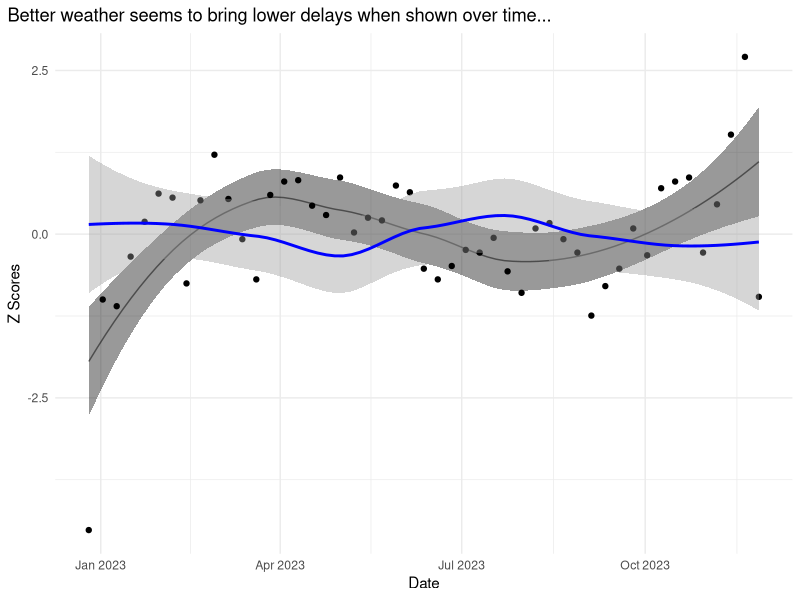
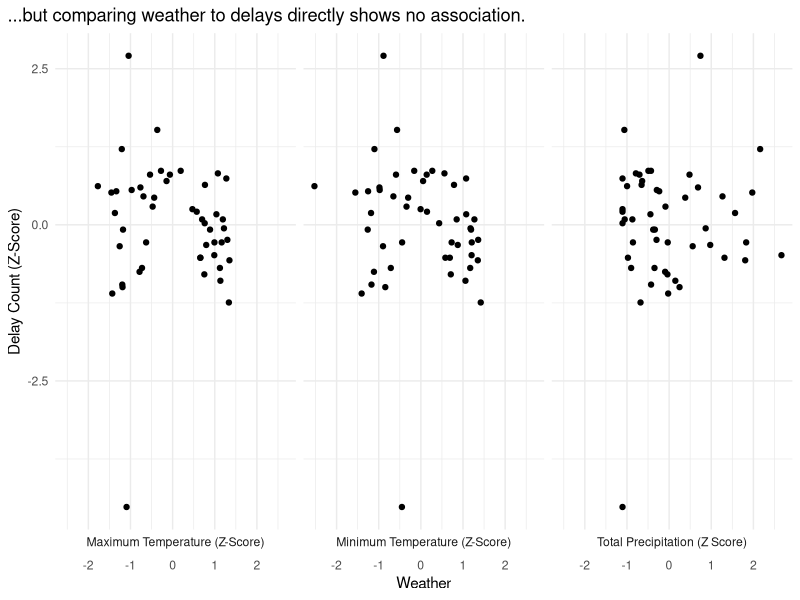
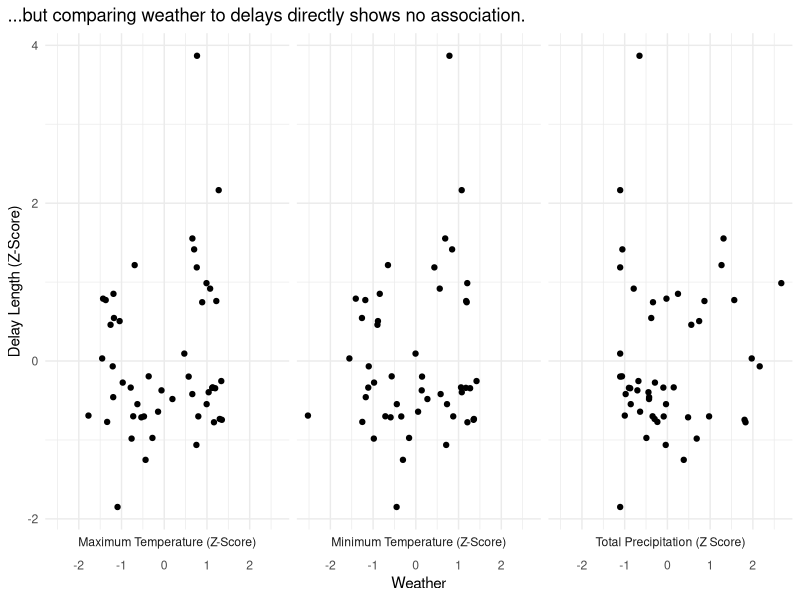

Recreate these plots in R, in order.
## ---- chunk 1
# Import Tidyverse
library(tidyverse)

# Make plot large enough to show in video
options(repr.plot.width = 16, repr.plot.height = 9)

# Read in data and take Z-scores
data = read_csv("final-analysis.csv") %>%
  rename(delay_count = "count") %>%
  mutate(
    min_temp_z_score = scale(mean_temperature_min),
    max_temp_z_score = scale(mean_temperature_max),
    delay_minutes_z_score = scale(mean_delay_minutes),
    delay_count_z_score = scale(delay_count),
    precipitation_z_score = scale(mean_precipitation_total)
  )

# Plot 1: time-based
data %>% ggplot(aes(x = timestamp, )) +
  theme_minimal() +
  geom_point(aes(y = delay_count_z_score), color = "black") +
  geom_line(
    stat = "smooth",
    aes(y = delay_count_z_score),
    color = "black",
    alpha = 0.5
  ) +
  geom_smooth(aes(y = delay_count_z_score),
              fill = "black",
              color = NA) +
  geom_smooth(aes(y = precipitation_z_score), color = "blue") +
  theme(plot.title.position = "plot") +
  labs(x = "Date", y = "Z Scores", title = "Better weather seems to bring lower delays when shown over time...")

# Plot 2: Weather vs delay count
data %>% pivot_longer(c(precipitation_z_score, min_temp_z_score, max_temp_z_score)) %>%
  mutate(name = (
    c(
      precipitation_z_score = "Total Precipitation (Z Score)",
      max_temp_z_score = "Maximum Temperature (Z-Score)",
      min_temp_z_score = "Minimum Temperature (Z-Score)"
    )
  )[name]) %>%
  ggplot(aes(x = value, y = delay_count_z_score)) +
  theme_minimal() +
  facet_wrap(name ~ .,  strip.position = "bottom") +
  geom_point() +
  theme(plot.title.position = "plot") +
  labs(x = "Weather", y = "Delay Count (Z-Score)", title =
         "...but comparing weather to delays directly shows no association.")

# Plot 3: Weather vs delay length
data %>% pivot_longer(c(precipitation_z_score, min_temp_z_score, max_temp_z_score)) %>%
  mutate(name = (
    c(
      precipitation_z_score = "Total Precipitation (Z Score)",
      max_temp_z_score = "Maximum Temperature (Z-Score)",
      min_temp_z_score = "Minimum Temperature (Z-Score)"
    )
  )[name]) %>%
  ggplot(aes(x = value, y = delay_minutes_z_score)) +
  theme_minimal() +
  facet_wrap(name ~ ., strip.position = "bottom") +
  geom_point() +
  theme(plot.title.position = "plot") +
  labs(x = "Weather", y = "Delay Length (Z-Score)", title = "...but comparing weather to delays directly shows no association.")
